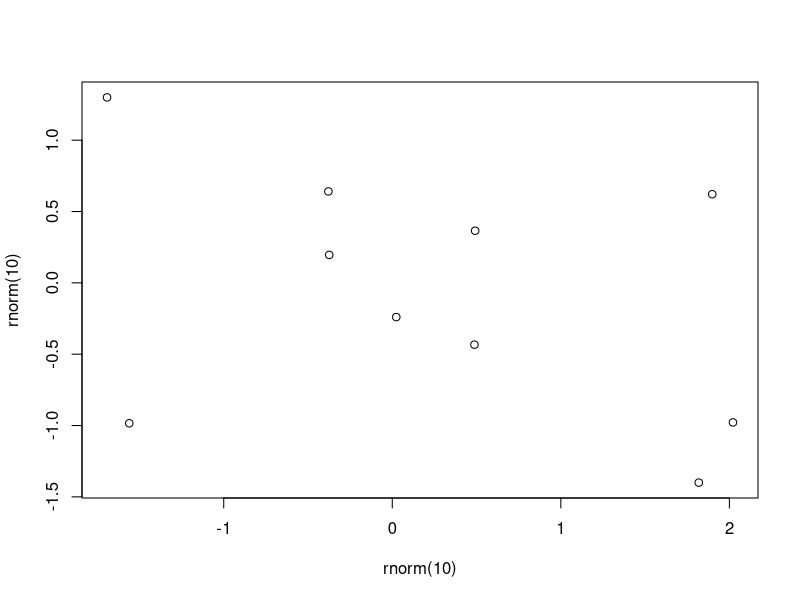

Write R code to recreate this figure.
## ---- chunk 1
plot(rnorm(10),rnorm(10))
